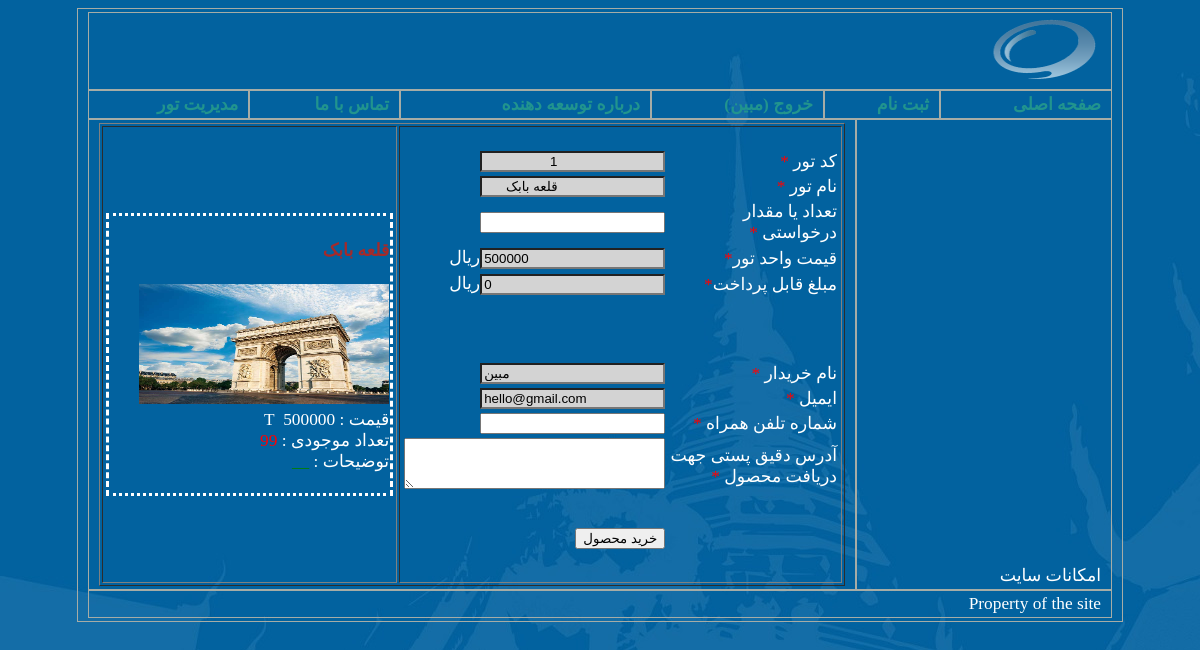
The page /order.php?id=1 (signed in) on the database its author committed.
### tables this page shows
CREATE TABLE `products` (
  `pro_code` int(10) NOT NULL,
  `pro_name` varchar(200) NOT NULL,
  `pro_qty` int(10) NOT NULL,
  `pro_price` float NOT NULL,
  `pro_image` varchar(80) NOT NULL,
  `pro_detail` text NOT NULL
);

CREATE TABLE `users` (
  `realname` varchar(80) NOT NULL,
  `username` varchar(30) NOT NULL,
  `password` varchar(20) NOT NULL,
  `email` varchar(60) NOT NULL,
  `type` tinyint(1) NOT NULL
);

### order.php (the view, shortened to what this page needs)
<?php
include("include/header.php");
$link = mysqli_connect("localhost", "root", "", "shop_db");
$pro_code = 0;
if (isset($_GET['id']))
    $pro_code = $_GET['id'];
?>
<?php
$query = "SELECT * FROM products WHERE pro_code='$pro_code'";
$result = mysqli_query($link, $query);
?>
<form name="order" action="action_order.php" method="POST">
    <table style="width: 100%;" border="1px">
        <tr>
            <td style="width: 60%;">
                <?php
                if ($row = mysqli_fetch_array($result)) {
                ?>
                    <br>
                    <table style="width: 100%;" border="0" style="margin-left: auto;margin-right:auto;">
                        <tr>
                            <td style="width: 22%;">کد تور <span style="color: red;">*</span></td>
                            <td style="width: 78%;"> <input type="text" id="pro_code" name="pro_code" value="
                            <?php echo ($pro_code); ?>" style="background-color: lightgray;" readonly> </td>
                        </tr>
                        <tr>
                            <td>نام تور <span style="color: red;">*</span></td>
                            <td> <input type="text" id="pro_name" name="pro_name" value="
                            <?php echo ($row['pro_name']); ?>" style="background-color: lightgray;" readonly> </td>
                        </tr>
                        <tr>
                            <td>تعداد یا مقدار درخواستی <span style="color: red;">*</span></td>
                            <td> <input type="text" style="text-align: left;" id="pro_qty" name="pro_qty" onchange="calc_price();"> </td>
                        </tr>
                        <tr>
                            <td>قیمت واحد تور<span style="color:red;">*</span></td>
                            <td><input type="text" style="text-align: left; background-color:lightgray;" id="pro_price" name="pro_price" value="<?php echo $row['pro_price'];  ?>" readonly>ریال</td>
                        </tr>
                        <tr>
                            <td>مبلغ قابل پرداخت<span style="color:red;">*</span></td>
                            <td>
                                <input type="text" style="text-align: left; background-color:lightgray;" id="total_price" name="total_price" value="0" readonly>ریال
                            </td>
                        </tr>
                        <?php
                        $query = "SELECT * FROM `users` WHERE username='{$_SESSION['username']}'";
                        $result = mysqli_query($link, $query);
                        $user_row =  mysqli_fetch_array($result);
                        ?>
                        <tr>
                            <td><br><br><br></td>
                            <td></td>
                        </tr>
                        <tr>
                            <td style="width: 40%;">نام خریدار<span style="color: red;"> *</span></td>
                            <td style="width: 40%;">
                                <input type="text" id="realname" name="realname" value="<?php echo $user_row['realname']; ?>" style="text-align: left; background-color:lightgray;">
                            </td>
                        </tr>
                        <tr>
                            <td style="width: 40%;">ایمیل <span style="color: red;"> *</span></td>
                            <td style="width: 40%;">
                                <input type="text" id="email" name="email" value="<?php echo $user_row['email']; ?>" style="text-align: left; background-color:lightgray;">
                            </td>
                        </tr>
                        <tr>
                            <td style="width: 40%;">شماره تلفن همراه <span style="color: red;"> *</span></td>
                            <td style="width: 40%;">
                                <input type="text" id="mobile" name="mobile" value="" style="text-align: left;">
                            </td>
                        </tr>
                        <tr>
                            <td style="width: 40%;">آدرس دقیق پستی جهت دریافت محصول<span style="color: red;"> *</span></td>
                            <td style="width: 40%;">
                                <textarea id="address" name="address" style="text-align: right;" cols="30" rows="3" wrap="virtual"></textarea>
                            </td>
                        </tr>
                        <tr>
                            <td><br><br><br><br></td>
                            <td><input type="button" value="خرید محصول" onclick="check_input();"></td>
                        </tr>
                    </table>
            </td>
            <td>
                <table>
                    <tr>
                        <td style="border-style: dotted dashed;vertical-align:top;width:33%;">
                            <h4 style="color: brown;"> <?php echo $row['pro_name']; ?> </h4>
                            <img src="image/products/<?php echo $row['pro_image']; ?>" width="250px" height="120px" alt="">
                            <br>
                            قیمت : <?php echo ($row['pro_price']); ?>&nbsp; T
                            <br>
                            تعداد موجودی : <span style="color: red;"><?php echo ($row['pro_qty']); ?></span>
                            <br>
                            توضیحات : <span style="color: green;"><?php
                                                                    $count = strlen($row['pro_detail']);
                                                                    echo (substr($row['pro_detail'], 0, (int)($count / 4))); ?></span>
                            <br><br>
                        </td>
                    </tr>
                </table>
            </td>
        </tr>
    </table>
</form>
<?php
                }
                include('include/footer.php');
?>

### include/header.php (style rules this page uses)
body { background-image: url("image/bg.jpg"); }

### rows shown on the page
products: pro_name "قلعه بابک", pro_price "500000", pro_image (picture)
users: realname "مبین", email "hello@gmail.com"

### other values the page prints
$_SESSION['realname'] "مبین"
